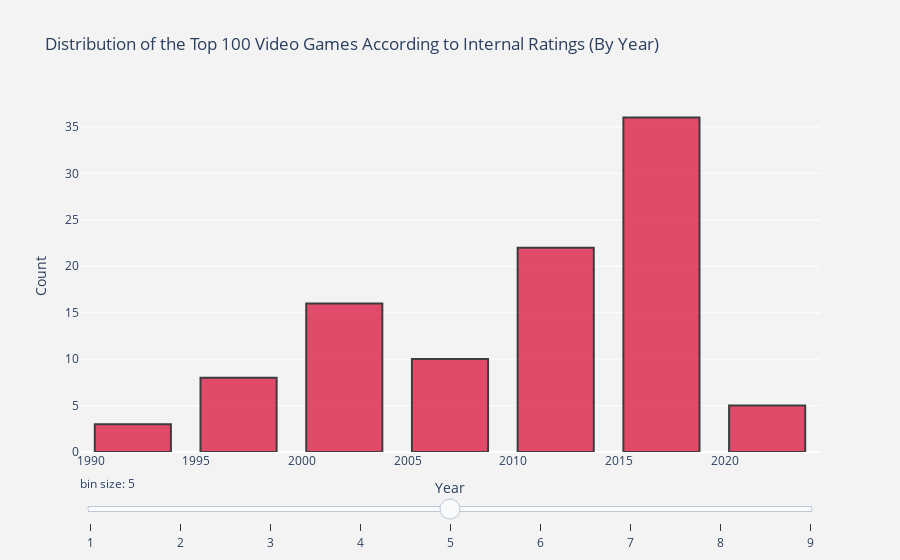

Here is the notebook cell this chart was saved with:
### Markdown cell above
## 6.2 Using Internal Rating Scores

### Code cell
top_100r = df.copy()

top_100r.sort_values(by='rating', ascending=False, inplace=True)
top_100r = top_100r.head(100)
top_100r.reset_index(drop=True, inplace=True)
top_100r.insert(0, 'rank', range(1, 1+len(top_100r)))

trace = go.Histogram(x=top_100r['Year'],marker=dict(color="crimson",line=dict(color='black', width=2)),opacity=0.75)

layout = go.Layout(
    title='Distribution of the Top 100 Video Games According to Internal Ratings (By Year)',
    xaxis=dict(
        title='Year'
    ),
    yaxis=dict(
        title='Count'
    ),
    bargap=0.2,
    bargroupgap=0.1, paper_bgcolor='rgb(243, 243, 243)',
    plot_bgcolor="rgb(243, 243, 243)")
fig = go.Figure(data=[trace], layout=layout)

fig.layout.sliders = [dict(
                active = 4,
                currentvalue = {"prefix": "bin size: "},
                pad = {"t": 20},
                steps = [dict(label = i, method = 'restyle',  args = ['xbins.size', i]) for i in range(1,10)]
            )]

iplot(fig)

### Figure 1 — Plotly figure (JSON) as saved in the notebook; plotly's stock layout.template omitted (floating-point values rounded to 4 significant figures)
{"data": [{"marker": {"color": "crimson", "line": {"color": "black", "width": 2}}, "opacity": 0.75, "type": "histogram", "x": [2018, 2003, 2018, 2019, 1993, 2019, 1996, 2016, 2012, 2020, 2017, 2018, 2018, 2015, 2011, 2016, 2013, 2006, 2019, 2017, 2014, 2020, 2013, 2003, 2017, 2015, 2000, 2012, 2011, 2014, 2015, 1995, 2017, 2020, 2015, 1994, 2019, 2002, 2003, 2020, 2001, 2011, 2015, 2015, 2001, 2001, 2002, 2012, 2018, 2016, 2016, 2010, 1994, 2001, 2011, 2012, 2007, 2017, 2017, 2018, 2011, 2005, 2003, 2007, 2015, 2016, 2013, 2013, 1997, 2000, 2013, 2000, 2015, 2006, 1996, 2012, 2017, 2005, 1999, 2021, 2012, 2005, 2015, 2011, 2010, 2016, 2004, 2017, 2005, 2011, 1997, 1995, 2005, 2017, 2004, 2018, 2004, 2016, 2007, 1995]}], "layout": {"bargap": 0.2, "bargroupgap": 0.1, "paper_bgcolor": "rgb(243, 243, 243)", "plot_bgcolor": "rgb(243, 243, 243)", "sliders": [{"active": 4, "currentvalue": {"prefix": "bin size: "}, "pad": {"t": 20}, "steps": [{"args": ["xbins.size", 1], "label": "1", "method": "restyle"}, {"args": ["xbins.size", 2], "label": "2", "method": "restyle"}, {"args": ["xbins.size", 3], "label": "3", "method": "restyle"}, {"args": ["xbins.size", 4], "label": "4", "method": "restyle"}, {"args": ["xbins.size", 5], "label": "5", "method": "restyle"}, {"args": ["xbins.size", 6], "label": "6", "method": "restyle"}, {"args": ["xbins.size", 7], "label": "7", "method": "restyle"}, {"args": ["xbins.size", 8], "label": "8", "method": "restyle"}, {"args": ["xbins.size", 9], "label": "9", "method": "restyle"}]}], "title": {"text": "Distribution of the Top 100 Video Games According to Internal Ratings (By Year)"}, "xaxis": {"title": {"text": "Year"}}, "yaxis": {"title": {"text": "Count"}}}}
